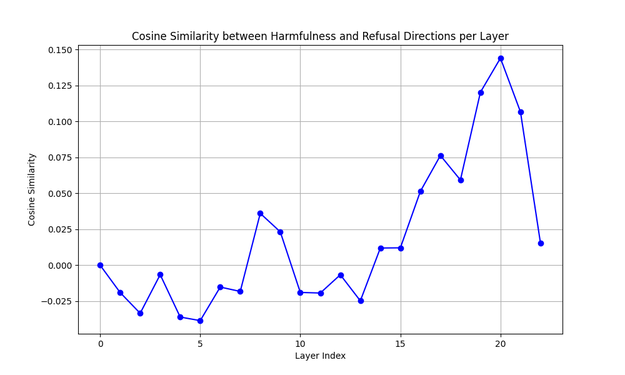
#> input picture outputs/layer_wise_similarity.png, 625 x 375 px, shrunk from 1000 x 600 before the run
$ python consolidate_plots.py
#> lines starting #> are read from the running program, lines starting #| are printed output that depends on the picture
import matplotlib.pyplot as plt
import matplotlib.image as mpimg
import os

OUTPUT_DIR = os.path.join(os.path.dirname(__file__), 'outputs')

def consolidate():
    images = [
        "layer_wise_similarity.png",
        "layer_wise_norms.png",
        "projections_layer_15.png",
        "head_contrib_refusal.png",
        "refusal_attn_L21_H3.png",
        "pca_clustering_L15.png",
        "pca_clustering_L21.png",
        "aggregated_attn_refusal.png"
    ]

    titles = [
        "1. Orthogonality",
        "2. Trends: Norms",
        "3. Separation: Projections",
        "4. Mech: Refusal Heatmap",
        "5. Mech: Pattern (One)",
        "6. Validation: PCA L15",
        "7. Validation: PCA L21 (Refusal)",
        "8. Validation: Aggregated Attn"
    ]

    # Create a figure with 2 rows and 4 columns
    fig, axes = plt.subplots(2, 4, figsize=(24, 12))
    axes = axes.flatten()

    for i, img_name in enumerate(images):
        img_path = os.path.join(OUTPUT_DIR, img_name)
        try:
            img = mpimg.imread(img_path)
#> img is the input picture: shape (375, 625, 4) float32; mean R, G, B, A 0.974, 0.974, 0.982, 1
            axes[i].imshow(img)
            axes[i].set_title(titles[i], fontsize=14)
            axes[i].axis('off')
        except FileNotFoundError:
            print(f"File not found: {img_path}")
            axes[i].text(0.5, 0.5, "Image not found", ha='center')
            axes[i].axis('off')

    # Remove last empty subplot if any
    if len(images) < len(axes):
        for j in range(len(images), len(axes)):
            axes[j].axis('off')

    plt.tight_layout()
    output_file = os.path.join(OUTPUT_DIR, "consolidated_analysis.png")
    plt.savefig(output_file, dpi=150)
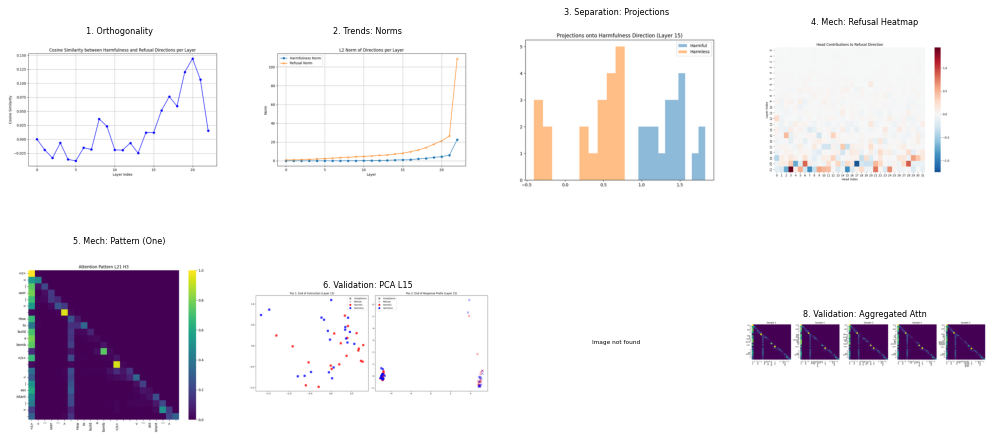
#> figure drawn by matplotlib, 7 panels
    print(f"Saved {output_file}")

if __name__ == "__main__":
    consolidate()
